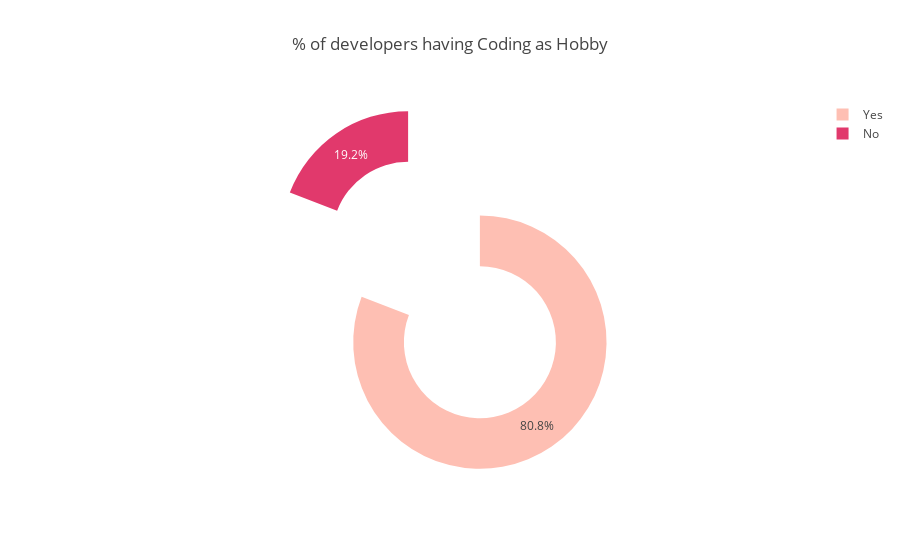

The notebook cell saved with this chart:
### Code cell
hobbies = results['Hobby'].value_counts()

colors = ['#FEBFB3', '#E1396C']
plotlypie(hobbies.index, hobbies.values, 0.6 ,0.5, colors, '% of developers having Coding as Hobby' )

### Figure 1 — Plotly figure (JSON) as saved in the notebook; plotly's stock layout.template omitted (floating-point values rounded to 4 significant figures)
{"data": [{"hole": 0.6, "labels": ["Yes", "No"], "marker": {"colors": ["#FEBFB3", "#E1396C"]}, "pull": 0.5, "type": "pie", "values": [79897, 18958]}], "layout": {"title": "% of developers having Coding as Hobby"}}
